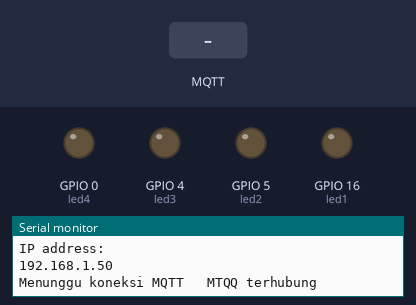
Simulated run of this sketch. Board: ESP8266 (NodeMCU). On the bench: output pins drawn as LEDs (lit = HIGH), the last lines printed to the serial monitor. The inputs (shaded band) are chosen by the test bench. WiFi joins after 1.5 s; servers stay silent unless stated; no MQTT or app messages arrive unless stated.

Above: at 4.8 s.
4.9 s: MQTT message "1" arrives on the first subscribed topic
At 5.2 s:
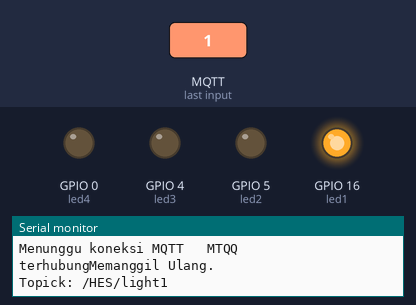
6.4 s: MQTT message "3" arrives on the first subscribed topic
At 7.5 s:
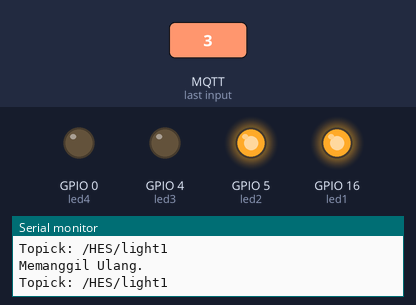
7.9 s: MQTT message "2" arrives on the first subscribed topic
At 8.8 s:
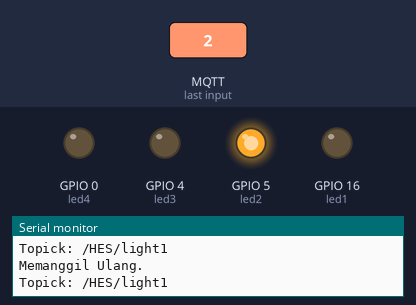
9.4 s: MQTT message "5" arrives on the first subscribed topic
At 9.9 s:
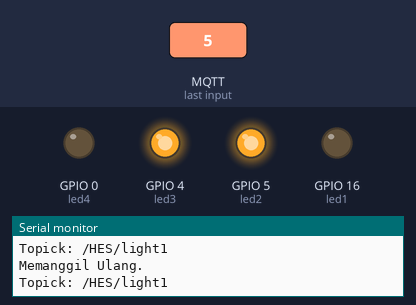
10.9 s: MQTT message "4" arrives on the first subscribed topic
At 12.1 s:
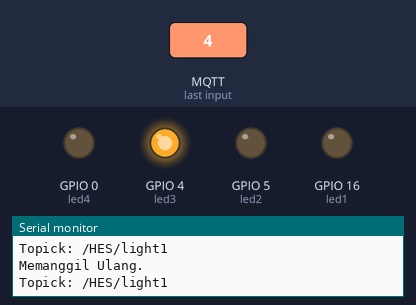
12.4 s: MQTT message "7" arrives on the first subscribed topic
At 13.5 s:
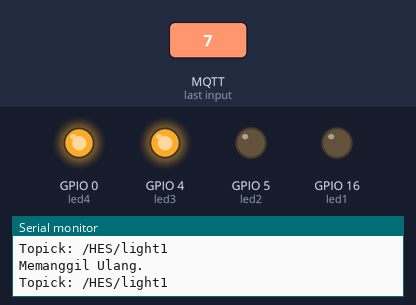
Timing chart, 0 to 14.9 s (numbered marks = the images above; inputs shaded):
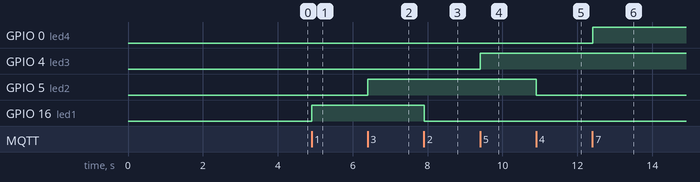

The sketch:

MQTT_HES.ino
```cpp
/*
 * Program Ini didedikasikan Untuk Pembelajaran
 *
 * Didesain Oleh
 *
 * Rizka Reza Pahlevi
 */

#include "PubSubClient.h"
#include <ESP8266WiFi.h>

// Mendefinisikan konektivitas yang akan didefinisikan dalam MQTT
#define MQTT_SERVER "Alamat IP"            // Alamat IP yang didapatkan dari broker
const char* ssid = "SSID WIFI";            // Nama WiFi spot yang ada, harus sama dengan Wifi spot broker
const char* password = "PASS WIFI";   // pasword Wifi Spot

char* HesLight = "/HES/light1";             // Topik yang diberikan untuk MQTT

// Inisialisasi penggunaan pin pada NodeMCU untuk LED
int const led1 = 16;
int const led2= 5;
int const led3= 4;
int const led4= 0;
int const suhu=A0;


void callback(char* topic, byte* payload, unsigned int length);

WiFiClient wifiClient;
PubSubClient client(MQTT_SERVER, 1883, callback, wifiClient);

// Inisialisasi permulaan program yang harus dilakukan unttuk memberikan start pada awal program
void setup() {
  // memberikan Mode pin output pada pin yang diset pada NodeMCU
  pinMode(led1,OUTPUT);
  pinMode(led2,OUTPUT);
  pinMode(led3,OUTPUT);
  pinMode(led4,OUTPUT);
  pinMode(suhu,INPUT);

  //Memberikan Inisial awal pada pin pada kassus ini diset LOW atau mati
  digitalWrite(led1,LOW);
  digitalWrite(led2,LOW);
  digitalWrite(led3,LOW);
  digitalWrite(led4,LOW);

  Serial.begin(115200);           //Menggunakan Serial 115200 sebagai Serial Debug
  delay(100);
  WiFi.begin(ssid, password);     // Memcoba menghubungkan dengan Wifi Spot
  reconnect();
  delay(2000);
}

//Badan program yang akan terus menerus diulang
void loop(){
  if (!client.connected() && WiFi.status() == 3) {
    reconnect();
    }
  client.loop();
  delay(10);
}

// Prosedur ynag digunakan untuk mengeksekusi perintah yang diberikan oleh broker
void callback(char* topic, byte* payload, unsigned int length) {
  String topicStr = topic;
  Serial.println("Memanggil Ulang.");
  Serial.print("Topic\k: ");
  Serial.println(topicStr);
  if (payload[0]=='1'){                                     // Membaca pesan dari payload, apakah sesuai
    digitalWrite(led1, HIGH);                               // Mengeksekusi perintah jika payload bernilai benar
    client.publish("/HES/confirm", "Lampu Merah Menyala");  // NodeMCU akan memberikan balikan kepada broker
  }
  if (payload[0]=='2'){
    digitalWrite(led1, LOW);
    client.publish("/HES/confirm", "Lampu Merah Mati");
  }
  if (payload[0]=='3'){
    digitalWrite(led2, HIGH);
    client.publish("/HES/confirm", "Lampu Hijau Menyala");
  }
  if (payload[0]=='4'){
    digitalWrite(led2, LOW);
    client.publish("/HES/confirm", "Lampu Hijau Mati");
  }
  if (payload[0]=='5'){
    digitalWrite(led3, HIGH);
    client.publish("/HES/confirm", "Lampu Kuning Menyala");
  }
  if (payload[0]=='6'){
    digitalWrite(led3, LOW);
    client.publish("/HES/confirm", "Lampu Kinung Mati");
  }
  if (payload[0]=='7'){
    digitalWrite(led4, HIGH);
    client.publish("/HES/confirm", "Lampu Biru Menyala");
  }
  if (payload[0]=='8'){
    digitalWrite(led4, LOW);
    client.publish("/HES/confirm", "Lampu Biru Mati");
  }
}

// Prosedur yang digunakan untuk menghubungkan menuju broker
void reconnect() {
  if(WiFi.status() != WL_CONNECTED){
      Serial.print("Menguhbungkan Ke ");
      Serial.println(ssid);
      while (WiFi.status() != WL_CONNECTED) {
          digitalWrite(LED_BUILTIN,HIGH);
          delay(500);
          digitalWrite(LED_BUILTIN,LOW);
        }
      Serial.println("");
      Serial.println("WiFi terhubung");
      Serial.println("IP address: ");
      Serial.println(WiFi.localIP());
  }
  if(WiFi.status() == WL_CONNECTED){
      while (!client.connected()) {
          Serial.print("Menunggu koneksi MQTT ");
          String clientName;
          clientName += "esp8266-";
          uint8_t mac[6];
          WiFi.macAddress(mac);
          clientName += macToStr(mac);
          if (client.connect((char*) clientName.c_str())) {
              Serial.print("\tMTQQ terhubung");
              client.subscribe(HesLight);
          }
          else{Serial.println("\tTidak Terhubung."); abort();}
      }
  }
}

//Fungsi untuk mengembalikan mac dari broker
String macToStr(const uint8_t* mac){

  String result;

  for (int i = 0; i < 6; ++i) {
    result += String(mac[i], 16);

    if (i < 5){
      result += ':';
    }
  }

  return result;
}
```

Measured:
- after the input at 4.9 s, GPIO 16 (led1): LOW → HIGH at once
- after the input at 6.4 s, GPIO 5 (led2): LOW → HIGH at once
- after the input at 7.9 s, GPIO 16 (led1): HIGH → LOW at once
- after the input at 9.4 s, GPIO 4 (led3): LOW → HIGH at once
- after the input at 10.9 s, GPIO 5 (led2): HIGH → LOW at once
- after the input at 12.4 s, GPIO 0 (led4): LOW → HIGH at once
